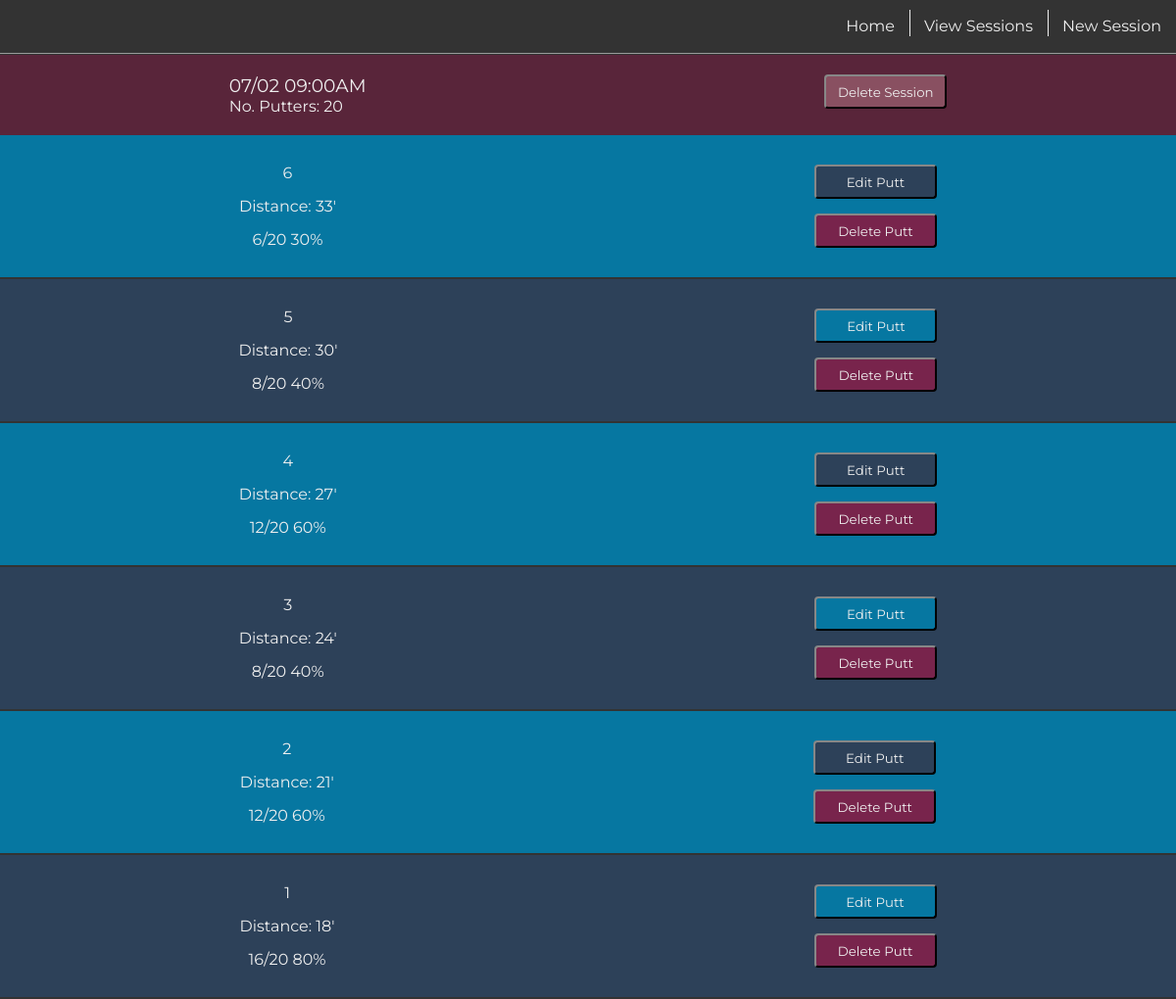
Screenshot of /puttsesh/view/13 (signed in) with the database file from the repository.
### model.py (models this page shows)
class PuttSesh(Model):
    user = ForeignKeyField(User, field=User.username, on_delete='CASCADE')
    date = DateTimeField()
    no_putters = IntegerField()
    class Meta:
        database = db

class Putt(Model):
    putt_sesh = ForeignKeyField(PuttSesh, on_delete='CASCADE')
    putts_made = IntegerField()
    distance = IntegerField()
    class Meta:
        database = db

### main.py (the view, shortened to what this page needs)
@app.route('/puttsesh/view/<sesh_id>', methods=['GET', 'POST'])
@login_required
def view_puttsesh_single(sesh_id):
    single_session = PuttSesh.select().where(PuttSesh.id == sesh_id).get()
    associated_putts = Putt.select().where(Putt.putt_sesh == single_session)
    return render_template('view_puttsesh_single.jinja2',
                           single_session=single_session,
                           putts=associated_putts)

### main.py (called while the page is built)
def login_required(f):
    @wraps(f)
    def wrap(*args, **kwargs):
        if 'logged_in_user' in session:
            return f(*args, **kwargs)
        else:
            return redirect(url_for('login'))
    return wrap

### templates/view_puttsesh_single.jinja2 (shortened to what this page needs)
{% extends "base.jinja2" %}
{% block content %}
<div class='outer-container puttsesh-container'>
    <div class='view-single-header-container'>
        <div>
            <h3>{{ single_session.date.strftime('%m/%d %I:%M%p') }}</h3>
            <p>No. Putters:
                <span class='no_putters'>{{ single_session.no_putters }}</span>
            </p>
        </div>
        {% if session.get('current_sesh_id') != single_session.id %}
            <div puttsesh-id="{{ single_session.id }}">
                <button class="delete-session-button delete-button">Delete Session</button>
            </div>
        {% endif %}
    </div>
    <div class='putts-container'>
        {% for num in range((putts|length) - 1, -1, -1) %}
            <div class='single-putt-container'>
                <div class='single-putt-info'>
                    <p>{{ num + 1 }}
                    <p>Distance: {{ putts[num].distance }}'</p>
                    <p><span class='putts-made-{{putts[num].id}}'>{{ putts[num].putts_made }}</span>/{{ single_session.no_putters}}
                        {{ ((putts[num].putts_made / single_session.no_putters) * 100) | int }}%
                </div>
                <div class='edit-delete-container'>
                    <div class='putt-edit-container' puttsesh-id="{{ single_session.id }}" putt-id="{{ putts[num].id }}">
                        <button class='edit-button'>Edit Putt</button>
                    </div>
                    <div class='putt-delete-container' puttsesh-id="{{ single_session.id }}" putt-id="{{ putts[num].id }}">
                        <button class="delete-button">Delete Putt</button>
                    </div>
                </div>
            </div>
        {% endfor %}
    </div>
</div>
{% endblock content %}

### static/css/main.css (style rules this page uses)
:root { --main-box-shadow: 1px 1px 3px 0px rgba(51, 51, 51, 0.15); --white-font: #efefef; --dark-grey-font: #333; --grey-font: #666; --light-grey-font: #ddd; --first-color: #59253a; --second-color: #78244c; --third-color: #895061; --fourth-color: #0677a1; --fifth-color: #2d4159; --transition-time: 300ms; --header-padding: 20px 0; --header-left-margin: 0 0 0 8.25vw; }
* { box-sizing: border-box; color: var(--white-font); font-family: 'Montserrat'; font-weight: normal; margin: 0; padding: 0; }
body { background: var(--dark-grey-font); }
.outer-container { align-items: center; display: flex; flex-direction: column; margin: 56px 0 0; }
.puttsesh-container, .new-puttsesh-container { align-items: center; display: flex; flex-direction: column; }
.view-single-header-container { background: var(--first-color); display: flex; justify-content: space-around; padding: var(--header-padding); width: 100%; }
.putts-container { width: 100% }
.single-putt-container { align-items: center; background: var(--fourth-color); border-bottom: solid 2px var(--dark-grey-font); display: flex; justify-content: space-around; padding: 15px 0; transition: 300ms; width: 100%; }
.single-putt-container:nth-child(even) { background: var(--fifth-color); }
.single-putt-info { text-align: center; }
.single-putt-info p { margin: 5px 0; padding: 5px 0; }
.putt-edit-container, .putt-delete-container { margin: 15px 0; }
.delete-button, .edit-button, .delete-session-button { background: var(--second-color); border-radius: 4px; border: outset 2px var(--dark-grey-font); color: var(--white-font); height: 35px; padding: 5px 10px; text-decoration: none; transition: var(--transition-time); width: 125px; }
.delete-session-button { background: var(--third-color); }
.edit-button { background: var(--fifth-color); }
.single-putt-container:nth-child(even) .edit-button { background: var(--fourth-color); }

### rows the page displays
PuttSesh: date "07/02 09:00AM", no_putters "20", no_putters "20" "20" "20" "20" "20" "20"
Putt: distance "33", putts_made "6", putts_made.no_putters "30"
Putt: distance "30", putts_made "8", putts_made.no_putters "40"
Putt: distance "27", putts_made "12", putts_made.no_putters "60"
Putt: distance "24", putts_made "8", putts_made.no_putters "40"
Putt: distance "21", putts_made "12", putts_made.no_putters "60"
Putt: distance "18", putts_made "16", putts_made.no_putters "80"

### other values shown
{{ num + 1 }} "6" "5" "4" "3" "2" "1"
